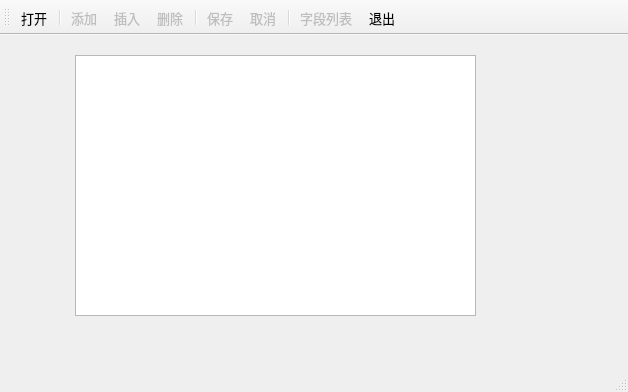
<?xml version="1.0" encoding="UTF-8"?>
<ui version="4.0">
 <class>MainWindow</class>
 <widget class="QMainWindow" name="MainWindow">
  <property name="geometry">
   <rect>
    <x>0</x>
    <y>0</y>
    <width>628</width>
    <height>392</height>
   </rect>
  </property>
  <property name="font">
   <font>
    <pointsize>10</pointsize>
   </font>
  </property>
  <property name="windowTitle">
   <string>学生信息管理系统</string>
  </property>
  <widget class="QWidget" name="centralWidget">
   <widget class="QTableView" name="tableView">
    <property name="geometry">
     <rect>
      <x>75</x>
      <y>20</y>
      <width>401</width>
      <height>261</height>
     </rect>
    </property>
    <property name="styleSheet">
     <string notr="true">alternate-background-color: rgb(211, 249, 248);</string>
    </property>
    <property name="editTriggers">
     <set>QAbstractItemView::AnyKeyPressed|QAbstractItemView::DoubleClicked|QAbstractItemView::EditKeyPressed|QAbstractItemView::SelectedClicked</set>
    </property>
    <attribute name="verticalHeaderDefaultSectionSize">
     <number>25</number>
    </attribute>
   </widget>
  </widget>
  <widget class="QStatusBar" name="statusBar"/>
  <widget class="QToolBar" name="mainToolBar">
   <property name="toolButtonStyle">
    <enum>Qt::ToolButtonTextUnderIcon</enum>
   </property>
   <attribute name="toolBarArea">
    <enum>TopToolBarArea</enum>
   </attribute>
   <attribute name="toolBarBreak">
    <bool>false</bool>
   </attribute>
   <addaction name="actOpenDB"/>
   <addaction name="separator"/>
   <addaction name="actRecAppend"/>
   <addaction name="actRecInsert"/>
   <addaction name="actRecDelete"/>
   <addaction name="separator"/>
   <addaction name="actSubmit"/>
   <addaction name="actRevert"/>
   <addaction name="separator"/>
   <addaction name="actFields"/>
   <addaction name="actQuit"/>
  </widget>
  <action name="actOpenDB">
   <property name="icon">
    <iconset resource="res.qrc">
     <normaloff>:/images/images/open3.bmp</normaloff>:/images/images/open3.bmp</iconset>
   </property>
   <property name="text">
    <string>打开</string>
   </property>
   <property name="toolTip">
    <string>打开数据库</string>
   </property>
  </action>
  <action name="actQuit">
   <property name="icon">
    <iconset resource="res.qrc">
     <normaloff>:/images/images/exit.bmp</normaloff>:/images/images/exit.bmp</iconset>
   </property>
   <property name="text">
    <string>退出</string>
   </property>
   <property name="toolTip">
    <string>退出</string>
   </property>
  </action>
  <action name="actRecAppend">
   <property name="enabled">
    <bool>false</bool>
   </property>
   <property name="icon">
    <iconset resource="res.qrc">
     <normaloff>:/images/images/316.bmp</normaloff>:/images/images/316.bmp</iconset>
   </property>
   <property name="text">
    <string>添加</string>
   </property>
   <property name="toolTip">
    <string>添加记录</string>
   </property>
  </action>
  <action name="actRecInsert">
   <property name="enabled">
    <bool>false</bool>
   </property>
   <property name="icon">
    <iconset resource="res.qrc">
     <normaloff>:/images/images/306.bmp</normaloff>:/images/images/306.bmp</iconset>
   </property>
   <property name="text">
    <string>插入</string>
   </property>
   <property name="toolTip">
    <string>插入记录</string>
   </property>
  </action>
  <action name="actSubmit">
   <property name="enabled">
    <bool>false</bool>
   </property>
   <property name="icon">
    <iconset resource="res.qrc">
     <normaloff>:/images/images/save1.bmp</normaloff>:/images/images/save1.bmp</iconset>
   </property>
   <property name="text">
    <string>保存</string>
   </property>
   <property name="toolTip">
    <string>保存修改</string>
   </property>
  </action>
  <action name="actRevert">
   <property name="enabled">
    <bool>false</bool>
   </property>
   <property name="icon">
    <iconset resource="res.qrc">
     <normaloff>:/images/images/ubdo.bmp</normaloff>:/images/images/ubdo.bmp</iconset>
   </property>
   <property name="text">
    <string>取消</string>
   </property>
   <property name="toolTip">
    <string>取消修改</string>
   </property>
  </action>
  <action name="actRecDelete">
   <property name="enabled">
    <bool>false</bool>
   </property>
   <property name="icon">
    <iconset resource="res.qrc">
     <normaloff>:/images/images/delete1.bmp</normaloff>:/images/images/delete1.bmp</iconset>
   </property>
   <property name="text">
    <string>删除</string>
   </property>
   <property name="toolTip">
    <string>删除记录</string>
   </property>
  </action>
  <action name="actFields">
   <property name="enabled">
    <bool>false</bool>
   </property>
   <property name="icon">
    <iconset resource="res.qrc">
     <normaloff>:/images/images/124.bmp</normaloff>:/images/images/124.bmp</iconset>
   </property>
   <property name="text">
    <string>字段列表</string>
   </property>
   <property name="toolTip">
    <string>字段列表</string>
   </property>
  </action>
 </widget>
 <layoutdefault spacing="6" margin="11"/>
 <resources>
  <include location="res.qrc"/>
 </resources>
 <connections>
  <connection>
   <sender>actQuit</sender>
   <signal>triggered()</signal>
   <receiver>MainWindow</receiver>
   <slot>close()</slot>
   <hints>
    <hint type="sourcelabel">
     <x>-1</x>
     <y>-1</y>
    </hint>
    <hint type="destinationlabel">
     <x>274</x>
     <y>184</y>
    </hint>
   </hints>
  </connection>
 </connections>
</ui>
